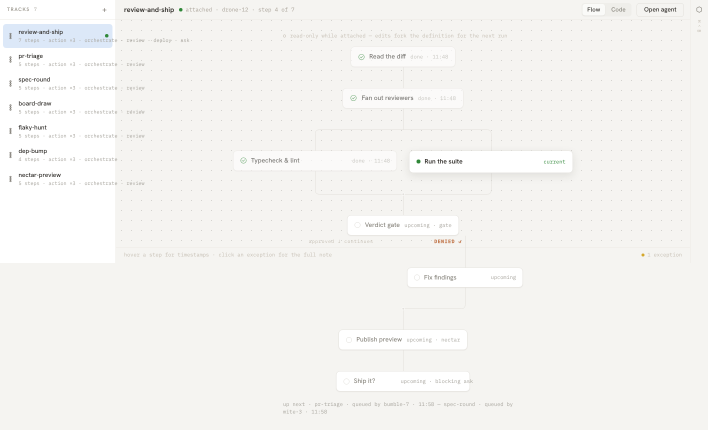
#> input picture packages/proof/fixtures/sample-captures/tracks-pane-flowview/at-rest/1416x720@1/code/full-extent.png, 1416 x 860 px, given in place of screenshot.png, which was not available (shown at 1/2 size)
$ python annotate_round3.py ../../sample-captures/tracks-pane-flowview/at-rest/1416x720@1/code ../../sample-captures/tracks-pane-flowview/at-rest/1416x720@1/code/full-extent.png
#> lines starting #> are read from the running program, lines starting #| are printed output that depends on the picture; pictures that were not available may be replaced by others from this repository, and a replacement may not be noted
"""Annotated design/code crops for round-3 ground truth. python3 -I tools/annotate_round3.py <components dir> <out dir>"""
import sys
from PIL import Image, ImageDraw, ImageFont
B, OUT = sys.argv[1], sys.argv[2]
def font(sz):
#> called with sz = 15
    for p in ['/usr/share/fonts/truetype/dejavu/DejaVuSans-Bold.ttf', '/usr/share/fonts/truetype/liberation/LiberationSans-Bold.ttf']:
        try: return ImageFont.truetype(p, sz)
        except OSError: pass
    return ImageFont.load_default()
F, FT = font(15), font(18)
RED = (214, 40, 40)
def panel(path, crop, scale, boxes, title):
#> called with crop = (254, 60, 1064, 360), scale = 2, title = 'DESIGN  HelpCenter agent-run'
    im = Image.open(path).convert('RGB').crop(crop)
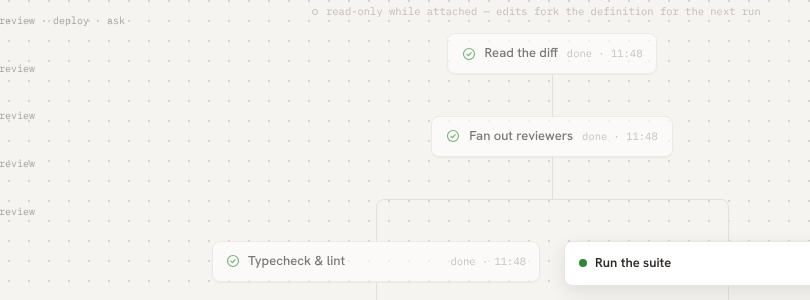
#> im: PIL image 810x300 RGB; mean R, G, B 244.5, 243.5, 240.8
    im = im.resize((im.width * scale, im.height * scale), Image.LANCZOS)
#> im: PIL image 1620x600 RGB
    d = ImageDraw.Draw(im)
    for x, y, w, h, label in boxes:
        x, y, w, h = (x - crop[0]) * scale, (y - crop[1]) * scale, w * scale, h * scale
        d.rectangle([x, y, x + w, y + h], outline=RED, width=3)
        tw = d.textlength(label, font=F)
        ly = y + h - 24 if label.startswith('H-05') else (y + h + 4 if y < 24 else y - 22)
        d.rectangle([x, ly, x + tw + 8, ly + 20], fill=RED); d.text((x + 4, ly + 1), label, fill='white', font=F)
#> this loop made 2 passes
#> tw on passes 1 to 2: 442.4, 249.9
    head = Image.new('RGB', (im.width, 30), (40, 40, 40)); ImageDraw.Draw(head).text((8, 5), title, fill='white', font=FT)
#> after `head = Image.new('RGB', (im.width, 30), (40, 40, 40))`: head: PIL image 1620x30 RGB; every value is 40
    out = Image.new('RGB', (im.width, im.height + 30), 'white'); out.paste(head, (0, 0)); out.paste(im, (0, 30)); return out
#> after `out = Image.new('RGB', (im.width, im.height + 30), 'white')`: out: PIL image 1620x630 RGB; every value is 255
#> call 2 of panel, with crop = (217, 60, 1027, 360), scale = 2, title = 'CODE  HelpCenter agent-run'
#> in panel (call 2), `im = Image.open(path).convert('RGB').crop(crop)`:
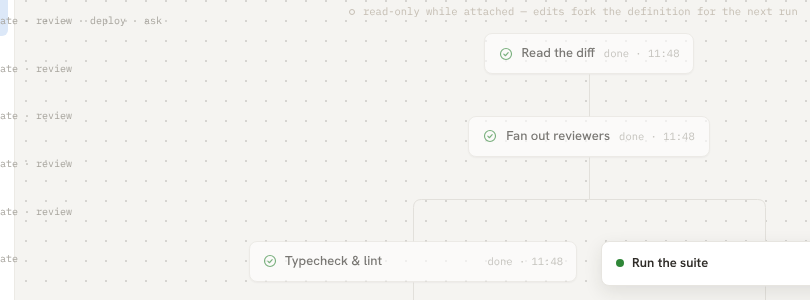
#> im: PIL image 810x300 RGB; mean R, G, B 244.5, 243.5, 240.8
#> the loop in panel (call 2), `for x, y, w, h, label in boxes:` made 5 passes
#> (x, y, w, label, tw, ly) on passes 1 to 5: (40, 36, 292, 'H-04 AGENT RUN + pill', 192.5, 14), (38, 92, 172, 'H-03 name cut off', 151.1, 70), (38, 152, 192, 'H-03', 39.64, 130), (38, 452, 380, 'H-03', 39.64, 430), (1246, 152, 148, 'H-16 · between caps', 172.6, 130)
#> in panel (call 2), `ImageDraw.Draw(head).text((8, 5), title, fill='white', font=FT)`:
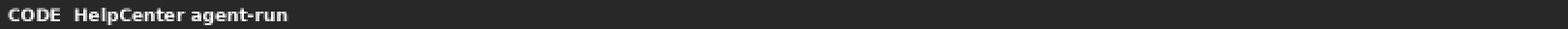
#> head: PIL image 1620x30 RGB (shown at 1/2 size); min 40, max 255, mean 46.8
#> in panel (call 2), `out.paste(im, (0, 30))`:
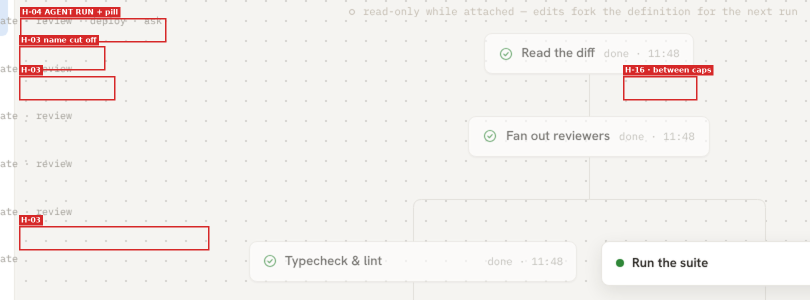
#> im: PIL image 1620x600 RGB (shown at 1/2 size); mean R, G, B 243.9, 239.6, 237
#> in panel (call 2), `out.paste(im, (0, 30))`:
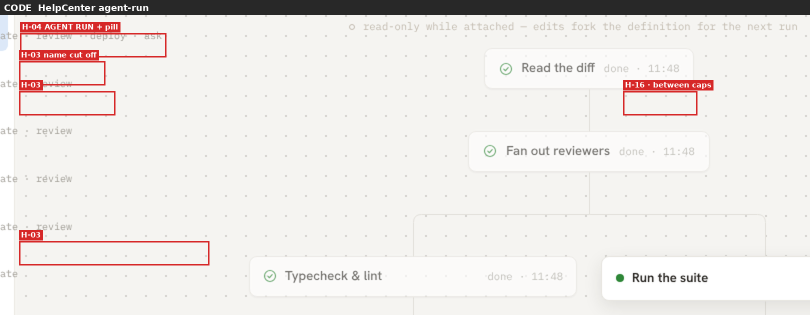
#> out: PIL image 1620x630 RGB (shown at 1/2 size); mean R, G, B 234.5, 230.4, 227.9
def stack(a, b, path):
    w = max(a.width, b.width); o = Image.new('RGB', (w, a.height + b.height + 8), (200, 200, 200))
#> after `w = max(a.width, b.width)`: w = 1620
#> after `o = Image.new('RGB', (w, a.height + b.height + 8), (200, 200, 200))`: o: PIL image 1620x1268 RGB; every value is 200
    o.paste(a, (0, 0)); o.paste(b, (0, a.height + 8)); o.save(path)
#> after `o.paste(a, (0, 0))`:
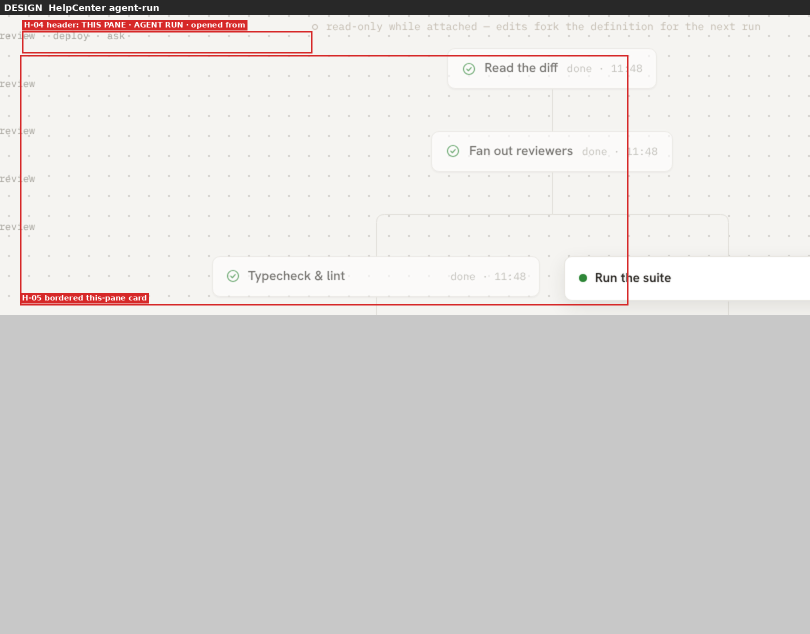
#> o: PIL image 1620x1268 RGB (shown at 1/2 size); mean R, G, B 217.1, 214.4, 213.2
#> after `o.paste(b, (0, a.height + 8))`:
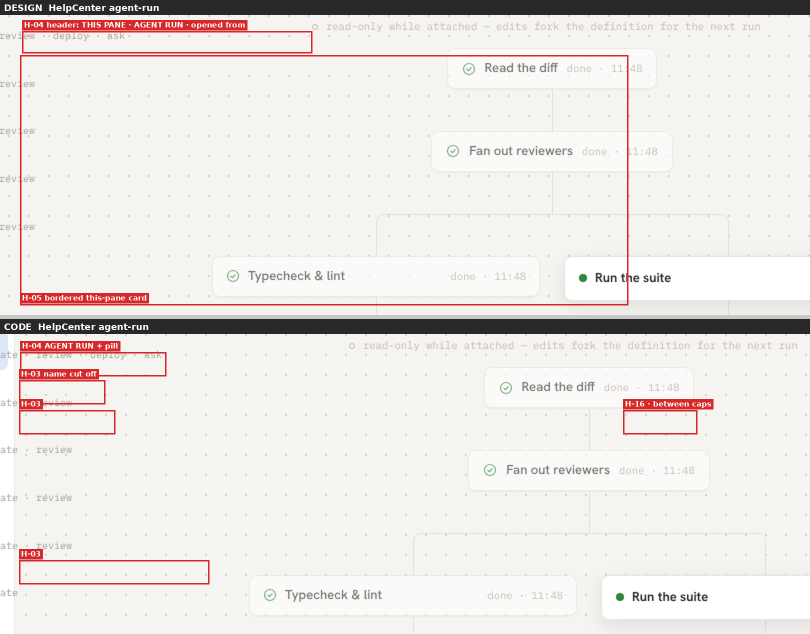
#> o: PIL image 1620x1268 RGB (shown at 1/2 size); mean R, G, B 234.2, 229.5, 227
H = f'{B}/help-center/captures/help-center/agent-run/1480x830@1'
stack(panel(f'{H}/design/screenshot.png', (254, 60, 1064, 360), 2,
            [(276, 76, 290, 22, 'H-04 header: THIS PANE · AGENT RUN · opened from'), (274, 100, 608, 250, 'H-05 bordered this-pane card')],
            'DESIGN  HelpCenter agent-run'),
      panel(f'{H}/code/screenshot.png', (217, 60, 1027, 360), 2,
            [(237, 78, 146, 24, 'H-04 AGENT RUN + pill'), (236, 106, 86, 24, 'H-03 name cut off'), (236, 136, 96, 24, 'H-03'), (236, 286, 190, 24, 'H-03'), (840, 136, 74, 24, 'H-16 · between caps')],
            'CODE  HelpCenter agent-run'), f'{OUT}/r3-help-center-truncation.png')
I = f'{B}/inbox-row/captures/inbox-row/selected/340x100@1'
stack(panel(f'{I}/design/screenshot.png', (0, 0, 340, 60), 4,
            [(29, 26, 56, 16, 'IS-04 review dot + word'), (8, 7, 16, 16, 'IS-03'), (31, 7, 180, 16, 'IS-01 serif (undefined --font-sans)')],
            'DESIGN  InboxRow selected'),
      panel(f'{I}/code/screenshot.png', (0, 0, 340, 60), 4,
            [(29, 29, 10, 17, 'IS-04 missing'), (8, 10, 16, 16, 'IS-03 model mark'), (308, 8, 25, 16, 'IS-05 blue age'), (0, 48, 340, 1, 'IS-06 row runs 5px past the frame')],
            'CODE  InboxRow selected'), f'{OUT}/r3-inbox-row-selected.png')
#> (the run stopped early here; a loop or call above may not have finished)
